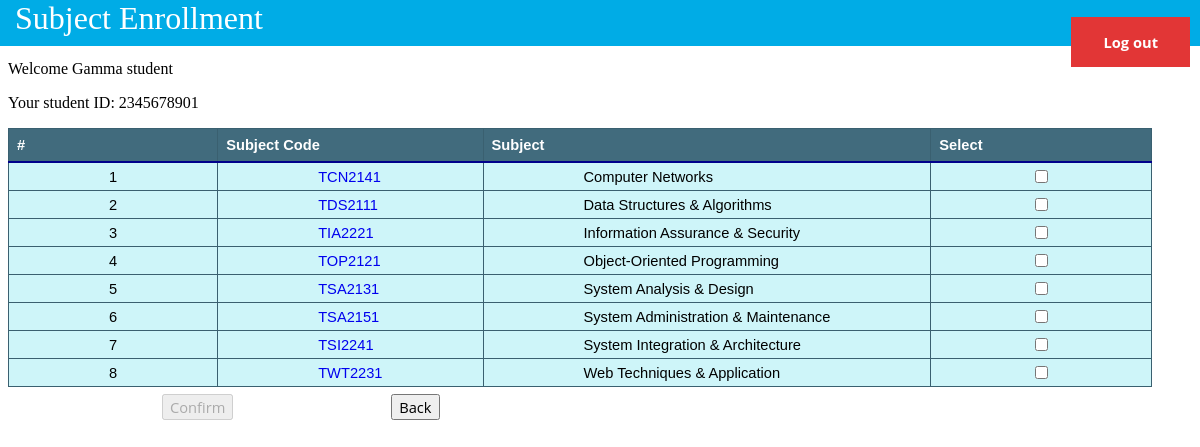
/add_subject.php (signed in), run on the app's committed database.
### tables this page shows
CREATE TABLE `subject` (
  `ID` varchar(7) NOT NULL,
  `Name` varchar(50) NOT NULL,
  `YearOffered` int(1) NOT NULL,
  `Description` varchar(200)
);

### add_subject.php (the view, shortened to what this page needs)
<?php
  include './database_conn.php';
?>
<!DOCTYPE html>
<html>
  <head>
    <link rel="stylesheet" type="text/css" href="./beauty.css">
  </head>
  <body>
    <div class="top">
      <h class="title">Subject Enrollment</h>
      <input type="button" class= "logout topRight" onclick="window.location='./logout.php'" value="Log out">
    </div>
    <?php
      print("<br><br><p>Welcome " . $_SESSION['name'] . "</p>");
      print("<p>Your student ID:  " . $_SESSION['id'] . "</p>");
      $sth = $database->prepare("SELECT subject.ID,subject.Name FROM subject
                                 WHERE subject.YearOffered = (SELECT Year FROM student
                                   WHERE student.ID = " . $_SESSION['id'] . ")
                                 AND subject.ID NOT IN(
  		                             SELECT student_subject.SubjectID FROM student_subject
     		                           WHERE student_subject.StudentID = " . $_SESSION['id'] . ");");
      $sth->execute();
      $sth->bind_result($SubjectID,$SubjectName);
    ?>
    <form name=myForm method="POST" action=./add_process.php>
      <table class="table1">
        <?php
          print("<tr>    <th colspan =2 >#</th>   <th>Subject Code</th>   <th>Subject</th>   <th>Select</th>  </tr>");
          $countSub=0;
          while ($sth->fetch()) {
            $countSub++;
            print("<tr><td colspan=2>$countSub</td>");
            print("<td><a href='./subject_info.php?subject=$SubjectID&path=add_subject'>$SubjectID</a></td><td>$SubjectName</td>");
            print("<td><input type='checkbox' name='List[]' value='$SubjectID' onClick='atLeastOne($_SESSION[totalSubj])'> </td></tr>");
          }
        ?>
      </table>
        <input type="submit" name="addSubj" value="Confirm" onClick="return confirmation();" disabled></td>
        <input type="button" value="Back" onClick="window.location ='./index.php'">
    </form>
  </body>
</html>

### beauty.css (style rules this page uses)
.top { top: 0; left: 0; width: 100%; height: 2.9em; position: fixed; background-color: #00ace6; }
.title { font-family: Tahoma; font-size: 2em; color: #fff; padding: 5px 10px 5px 15px; }
.table1, td, th { border: solid 1px #3a6070; border-collapse: collapse; font-family:Arial,sans-serif; font-size: 11pt; }
.table1 th { text-align: left; border-bottom: solid 2px darkblue; background-color: #416b7d; color: white; padding: 8px; }
.table1 td { padding: 4px 100px; background-color: #cef5f9; }
a { text-decoration: none; }
input[type="submit"] { margin-top: 5pt; margin-left: 13%; margin-bottom: 30pt; font-size: 11pt; font-family: 'Open Sans', sans-serif; }
input[type="button"] { margin-top: 5pt; margin-left: 13%; font-size: 11pt;; font-family: 'Open Sans', sans-serif; }
.logout { background: rgba(226,54,54,1); border: none; color: white; padding: 15px 32px; font-family: Arial; font-size: 16px; font-weight: bold; text-align: center; cursor: pointer; }
.topRight { position: fixed; top: 10px; right: 10px; }

### data on the page
subject: ID "TCN2141", Name "Computer Networks"
subject: ID "TDS2111", Name "Data Structures & Algorithms"
subject: ID "TIA2221", Name "Information Assurance & Security"
subject: ID "TOP2121", Name "Object-Oriented Programming"
subject: ID "TSA2131", Name "System Analysis & Design"
subject: ID "TSA2151", Name "System Administration & Maintenance"
subject: ID "TSI2241", Name "System Integration & Architecture"
subject: ID "TWT2231", Name "Web Techniques & Application"

### other printed values
$_SESSION['name'] "Gamma student"
$_SESSION['id'] "2345678901"
